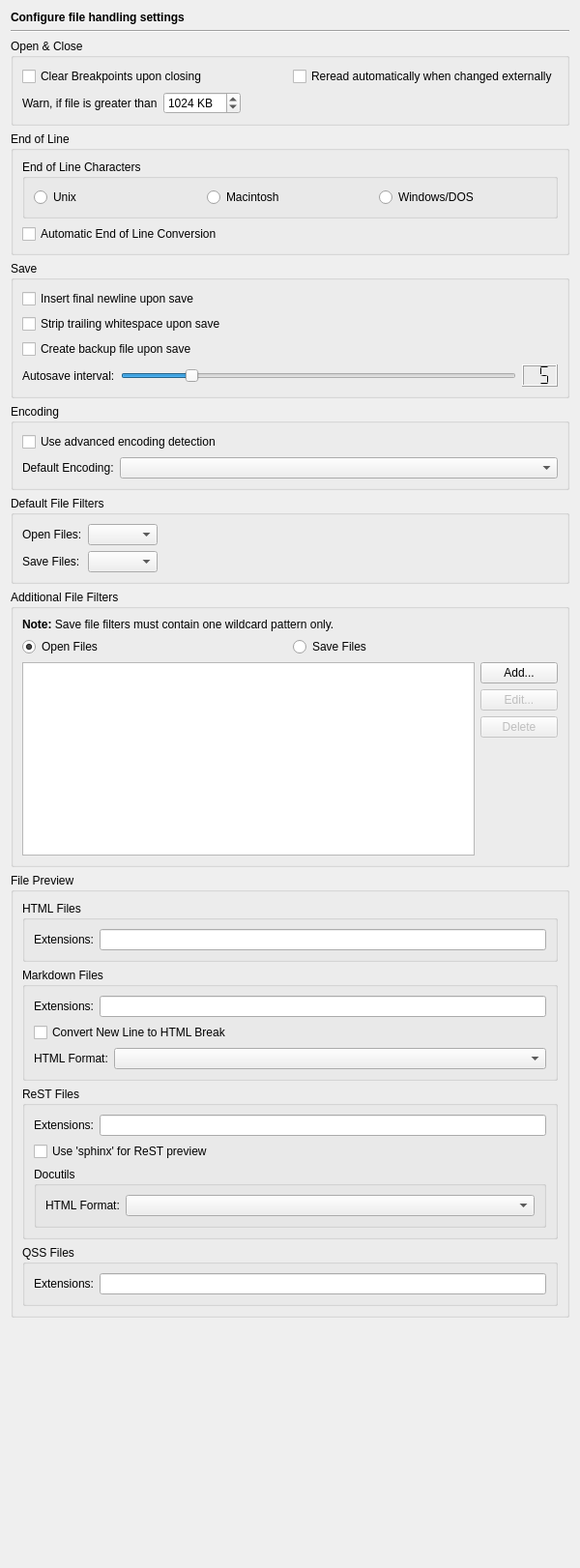
<?xml version="1.0" encoding="UTF-8"?>
<ui version="4.0">
 <class>EditorFilePage</class>
 <widget class="QWidget" name="EditorFilePage">
  <property name="geometry">
   <rect>
    <x>0</x>
    <y>0</y>
    <width>600</width>
    <height>1622</height>
   </rect>
  </property>
  <layout class="QVBoxLayout" name="verticalLayout_4">
   <item>
    <widget class="QLabel" name="headerLabel">
     <property name="text">
      <string>&lt;b&gt;Configure file handling settings&lt;/b&gt;</string>
     </property>
    </widget>
   </item>
   <item>
    <widget class="Line" name="line2">
     <property name="frameShape">
      <enum>QFrame::HLine</enum>
     </property>
     <property name="frameShadow">
      <enum>QFrame::Sunken</enum>
     </property>
     <property name="orientation">
      <enum>Qt::Horizontal</enum>
     </property>
    </widget>
   </item>
   <item>
    <widget class="QGroupBox" name="groupBox_3">
     <property name="title">
      <string>Open &amp;&amp; Close</string>
     </property>
     <layout class="QVBoxLayout">
      <item>
       <layout class="QHBoxLayout">
        <item>
         <widget class="QCheckBox" name="clearBreakpointsCheckBox">
          <property name="toolTip">
           <string>Select, whether breakpoint belonging to an editor should be cleared, when the editor is closed</string>
          </property>
          <property name="text">
           <string>Clear Breakpoints upon closing</string>
          </property>
         </widget>
        </item>
        <item>
         <widget class="QCheckBox" name="automaticReopenCheckBox">
          <property name="toolTip">
           <string>Select to reread the file automatically, if it was changed externally</string>
          </property>
          <property name="text">
           <string>Reread automatically when changed externally</string>
          </property>
         </widget>
        </item>
       </layout>
      </item>
      <item>
       <layout class="QHBoxLayout">
        <item>
         <widget class="QLabel" name="label">
          <property name="text">
           <string>Warn, if file is greater than</string>
          </property>
         </widget>
        </item>
        <item>
         <widget class="QSpinBox" name="warnFilesizeSpinBox">
          <property name="toolTip">
           <string>Enter the filesize, a warning dialog should be shown.</string>
          </property>
          <property name="suffix">
           <string> KB</string>
          </property>
          <property name="minimum">
           <number>1</number>
          </property>
          <property name="maximum">
           <number>16384</number>
          </property>
          <property name="singleStep">
           <number>16</number>
          </property>
          <property name="value">
           <number>1024</number>
          </property>
         </widget>
        </item>
        <item>
         <spacer>
          <property name="orientation">
           <enum>Qt::Horizontal</enum>
          </property>
          <property name="sizeHint" stdset="0">
           <size>
            <width>40</width>
            <height>20</height>
           </size>
          </property>
         </spacer>
        </item>
       </layout>
      </item>
     </layout>
    </widget>
   </item>
   <item>
    <widget class="QGroupBox" name="groupBox_5">
     <property name="title">
      <string>End of Line</string>
     </property>
     <layout class="QVBoxLayout" name="verticalLayout">
      <item>
       <widget class="QGroupBox" name="groupBox_8">
        <property name="title">
         <string>End of Line Characters</string>
        </property>
        <layout class="QHBoxLayout" name="_12">
         <item>
          <widget class="QRadioButton" name="lfRadioButton">
           <property name="toolTip">
            <string>Select Unix type end of line</string>
           </property>
           <property name="text">
            <string>Unix</string>
           </property>
          </widget>
         </item>
         <item>
          <widget class="QRadioButton" name="crRadioButton">
           <property name="toolTip">
            <string>Select Macintosh type end of line</string>
           </property>
           <property name="text">
            <string>Macintosh</string>
           </property>
          </widget>
         </item>
         <item>
          <widget class="QRadioButton" name="crlfRadioButton">
           <property name="toolTip">
            <string>Select Windows type end of line</string>
           </property>
           <property name="text">
            <string>Windows/DOS</string>
           </property>
          </widget>
         </item>
        </layout>
       </widget>
      </item>
      <item>
       <widget class="QCheckBox" name="automaticEolConversionCheckBox">
        <property name="toolTip">
         <string>Select whether the eol type should be converted upon opening the file.</string>
        </property>
        <property name="text">
         <string>Automatic End of Line Conversion</string>
        </property>
       </widget>
      </item>
     </layout>
    </widget>
   </item>
   <item>
    <widget class="QGroupBox" name="groupBox_4">
     <property name="title">
      <string>Save</string>
     </property>
     <layout class="QVBoxLayout" name="verticalLayout_3">
      <item>
       <widget class="QCheckBox" name="insertFinalNewlineCheckBox">
        <property name="toolTip">
         <string>Select to insert a final newline if none is there</string>
        </property>
        <property name="text">
         <string>Insert final newline upon save</string>
        </property>
       </widget>
      </item>
      <item>
       <widget class="QCheckBox" name="stripWhitespaceCheckBox">
        <property name="toolTip">
         <string>Select, whether trailing whitespace should be removed upon save</string>
        </property>
        <property name="text">
         <string>Strip trailing whitespace upon save</string>
        </property>
       </widget>
      </item>
      <item>
       <widget class="QCheckBox" name="createBackupFileCheckBox">
        <property name="toolTip">
         <string>Select, whether a backup file shall be generated upon save</string>
        </property>
        <property name="text">
         <string>Create backup file upon save</string>
        </property>
       </widget>
      </item>
      <item>
       <layout class="QHBoxLayout">
        <item>
         <widget class="QLabel" name="TextLabel13_3_3">
          <property name="text">
           <string>Autosave interval:</string>
          </property>
         </widget>
        </item>
        <item>
         <widget class="QSlider" name="autosaveSlider">
          <property name="toolTip">
           <string>Move to set the autosave interval in minutes (0 to disable)</string>
          </property>
          <property name="minimum">
           <number>0</number>
          </property>
          <property name="maximum">
           <number>30</number>
          </property>
          <property name="value">
           <number>5</number>
          </property>
          <property name="orientation">
           <enum>Qt::Horizontal</enum>
          </property>
          <property name="tickInterval">
           <number>1</number>
          </property>
         </widget>
        </item>
        <item>
         <widget class="QLCDNumber" name="autosaveLCD">
          <property name="toolTip">
           <string>Displays the selected autosave interval.</string>
          </property>
          <property name="digitCount">
           <number>2</number>
          </property>
          <property name="segmentStyle">
           <enum>QLCDNumber::Flat</enum>
          </property>
          <property name="value" stdset="0">
           <double>5.000000000000000</double>
          </property>
         </widget>
        </item>
       </layout>
      </item>
     </layout>
    </widget>
   </item>
   <item>
    <widget class="QGroupBox" name="groupBox">
     <property name="title">
      <string>Encoding</string>
     </property>
     <layout class="QGridLayout" name="gridLayout">
      <item row="0" column="0" colspan="2">
       <widget class="QCheckBox" name="advEncodingCheckBox">
        <property name="toolTip">
         <string>Select to use the advanced encoding detection </string>
        </property>
        <property name="whatsThis">
         <string>&lt;b&gt;Advanced encoding detection&lt;/b&gt;
&lt;p&gt;Select to use the advanced encoding detection based on the &amp;quot;universal character encoding detector&amp;quot; from &lt;a href=&quot;http://chardet.feedparser.org&quot;&gt;http://chardet.feedparser.org&lt;/a&gt;.&lt;/p&gt;</string>
        </property>
        <property name="text">
         <string>Use advanced encoding detection</string>
        </property>
       </widget>
      </item>
      <item row="1" column="0">
       <widget class="QLabel" name="label_4">
        <property name="text">
         <string>Default Encoding:</string>
        </property>
       </widget>
      </item>
      <item row="1" column="1">
       <widget class="QComboBox" name="defaultEncodingComboBox">
        <property name="sizePolicy">
         <sizepolicy hsizetype="Expanding" vsizetype="Fixed">
          <horstretch>0</horstretch>
          <verstretch>0</verstretch>
         </sizepolicy>
        </property>
        <property name="toolTip">
         <string>Select the string encoding to be used.</string>
        </property>
       </widget>
      </item>
     </layout>
    </widget>
   </item>
   <item>
    <widget class="QGroupBox" name="groupBox_2">
     <property name="title">
      <string>Default File Filters</string>
     </property>
     <layout class="QGridLayout">
      <item row="0" column="0">
       <widget class="QLabel" name="label_2">
        <property name="text">
         <string>Open Files:</string>
        </property>
       </widget>
      </item>
      <item row="0" column="1">
       <widget class="QComboBox" name="openFilesFilterComboBox"/>
      </item>
      <item row="0" column="2">
       <spacer>
        <property name="orientation">
         <enum>Qt::Horizontal</enum>
        </property>
        <property name="sizeHint" stdset="0">
         <size>
          <width>40</width>
          <height>20</height>
         </size>
        </property>
       </spacer>
      </item>
      <item row="1" column="0">
       <widget class="QLabel" name="label_3">
        <property name="text">
         <string>Save Files:</string>
        </property>
       </widget>
      </item>
      <item row="1" column="1">
       <widget class="QComboBox" name="saveFilesFilterComboBox"/>
      </item>
     </layout>
    </widget>
   </item>
   <item>
    <widget class="QGroupBox" name="groupBox_6">
     <property name="title">
      <string>Additional File Filters</string>
     </property>
     <layout class="QGridLayout" name="gridLayout_2">
      <item row="0" column="0" colspan="2">
       <widget class="QLabel" name="label_5">
        <property name="text">
         <string>&lt;b&gt;Note:&lt;/b&gt; Save file filters must contain one wildcard pattern only.</string>
        </property>
        <property name="wordWrap">
         <bool>true</bool>
        </property>
       </widget>
      </item>
      <item row="1" column="0" colspan="2">
       <layout class="QHBoxLayout" name="horizontalLayout">
        <item>
         <widget class="QRadioButton" name="openFiltersButton">
          <property name="toolTip">
           <string>Select to edit the open file filters</string>
          </property>
          <property name="text">
           <string>Open Files</string>
          </property>
          <property name="checked">
           <bool>true</bool>
          </property>
         </widget>
        </item>
        <item>
         <widget class="QRadioButton" name="savFiltersButton">
          <property name="toolTip">
           <string>Select to edit the save file filters</string>
          </property>
          <property name="text">
           <string>Save Files</string>
          </property>
         </widget>
        </item>
       </layout>
      </item>
      <item row="2" column="0" rowspan="4">
       <widget class="QListWidget" name="fileFiltersList">
        <property name="sizePolicy">
         <sizepolicy hsizetype="Expanding" vsizetype="Preferred">
          <horstretch>0</horstretch>
          <verstretch>0</verstretch>
         </sizepolicy>
        </property>
        <property name="minimumSize">
         <size>
          <width>0</width>
          <height>200</height>
         </size>
        </property>
        <property name="alternatingRowColors">
         <bool>true</bool>
        </property>
        <property name="sortingEnabled">
         <bool>true</bool>
        </property>
       </widget>
      </item>
      <item row="2" column="1">
       <widget class="QPushButton" name="addFileFilterButton">
        <property name="text">
         <string>Add...</string>
        </property>
       </widget>
      </item>
      <item row="3" column="1">
       <widget class="QPushButton" name="editFileFilterButton">
        <property name="enabled">
         <bool>false</bool>
        </property>
        <property name="text">
         <string>Edit...</string>
        </property>
       </widget>
      </item>
      <item row="4" column="1">
       <widget class="QPushButton" name="deleteFileFilterButton">
        <property name="enabled">
         <bool>false</bool>
        </property>
        <property name="text">
         <string>Delete</string>
        </property>
       </widget>
      </item>
      <item row="5" column="1">
       <spacer>
        <property name="orientation">
         <enum>Qt::Vertical</enum>
        </property>
        <property name="sizeHint" stdset="0">
         <size>
          <width>20</width>
          <height>40</height>
         </size>
        </property>
       </spacer>
      </item>
     </layout>
    </widget>
   </item>
   <item>
    <widget class="QGroupBox" name="groupBox_7">
     <property name="title">
      <string>File Preview</string>
     </property>
     <layout class="QVBoxLayout" name="verticalLayout_2">
      <item>
       <widget class="QGroupBox" name="groupBox_12">
        <property name="title">
         <string>HTML Files</string>
        </property>
        <layout class="QHBoxLayout" name="horizontalLayout_3">
         <item>
          <widget class="QLabel" name="label_12">
           <property name="text">
            <string>Extensions:</string>
           </property>
          </widget>
         </item>
         <item>
          <widget class="QLineEdit" name="previewHtmlExtensionsEdit">
           <property name="toolTip">
            <string>Enter the filename extensions of HTML files that may be previewed (separated by a space)</string>
           </property>
          </widget>
         </item>
        </layout>
       </widget>
      </item>
      <item>
       <widget class="QGroupBox" name="groupBox_11">
        <property name="title">
         <string>Markdown Files</string>
        </property>
        <layout class="QGridLayout" name="gridLayout_4">
         <item row="0" column="0">
          <widget class="QLabel" name="label_11">
           <property name="text">
            <string>Extensions:</string>
           </property>
          </widget>
         </item>
         <item row="0" column="1" colspan="2">
          <widget class="QLineEdit" name="previewMarkdownExtensionsEdit">
           <property name="toolTip">
            <string>Enter the filename extensions of Markdown files that may be previewed (separated by a space)</string>
           </property>
          </widget>
         </item>
         <item row="1" column="0" colspan="3">
          <widget class="QCheckBox" name="previewMarkdownNLtoBreakCheckBox">
           <property name="toolTip">
            <string>Select this to convert a new line character to an HTML &amp;lt;br/&amp;gt; tag.</string>
           </property>
           <property name="text">
            <string>Convert New Line to HTML Break</string>
           </property>
          </widget>
         </item>
         <item row="2" column="0" colspan="2">
          <widget class="QLabel" name="label_6">
           <property name="text">
            <string>HTML Format:</string>
           </property>
          </widget>
         </item>
         <item row="2" column="2">
          <widget class="QComboBox" name="previewMarkdownHTMLFormatComboBox">
           <property name="sizePolicy">
            <sizepolicy hsizetype="Expanding" vsizetype="Fixed">
             <horstretch>0</horstretch>
             <verstretch>0</verstretch>
            </sizepolicy>
           </property>
           <property name="toolTip">
            <string>Select the HTML format to be generated</string>
           </property>
          </widget>
         </item>
        </layout>
       </widget>
      </item>
      <item>
       <widget class="QGroupBox" name="groupBox_10">
        <property name="title">
         <string>ReST Files</string>
        </property>
        <layout class="QGridLayout" name="gridLayout_3">
         <item row="0" column="0">
          <widget class="QLabel" name="label_9">
           <property name="text">
            <string>Extensions:</string>
           </property>
          </widget>
         </item>
         <item row="0" column="1">
          <widget class="QLineEdit" name="previewRestExtensionsEdit">
           <property name="toolTip">
            <string>Enter the filename extensions of ReStructuredText files that may be previewed (separated by a space)</string>
           </property>
          </widget>
         </item>
         <item row="1" column="0" colspan="2">
          <widget class="QCheckBox" name="previewRestSphinxCheckBox">
           <property name="toolTip">
            <string>Select to use 'sphinx' to generate the ReST preview</string>
           </property>
           <property name="text">
            <string>Use 'sphinx' for ReST preview</string>
           </property>
          </widget>
         </item>
         <item row="2" column="0" colspan="2">
          <widget class="QGroupBox" name="groupBox_13">
           <property name="title">
            <string>Docutils</string>
           </property>
           <layout class="QHBoxLayout" name="horizontalLayout_4">
            <item>
             <widget class="QLabel" name="label_7">
              <property name="text">
               <string>HTML Format:</string>
              </property>
             </widget>
            </item>
            <item>
             <widget class="QComboBox" name="previewRestDocutilsHTMLFormatComboBox">
              <property name="sizePolicy">
               <sizepolicy hsizetype="Expanding" vsizetype="Fixed">
                <horstretch>0</horstretch>
                <verstretch>0</verstretch>
               </sizepolicy>
              </property>
              <property name="toolTip">
               <string>Select the HTML format to be generated</string>
              </property>
             </widget>
            </item>
           </layout>
          </widget>
         </item>
        </layout>
       </widget>
      </item>
      <item>
       <widget class="QGroupBox" name="groupBox_9">
        <property name="title">
         <string>QSS Files</string>
        </property>
        <layout class="QHBoxLayout" name="horizontalLayout_2">
         <item>
          <widget class="QLabel" name="label_10">
           <property name="text">
            <string>Extensions:</string>
           </property>
          </widget>
         </item>
         <item>
          <widget class="QLineEdit" name="previewQssExtensionsEdit">
           <property name="toolTip">
            <string>Enter the filename extensions of Qt Stylesheet files that may be previewed (separated by a space)</string>
           </property>
          </widget>
         </item>
        </layout>
       </widget>
      </item>
     </layout>
    </widget>
   </item>
   <item>
    <spacer>
     <property name="orientation">
      <enum>Qt::Vertical</enum>
     </property>
     <property name="sizeHint" stdset="0">
      <size>
       <width>435</width>
       <height>20</height>
      </size>
     </property>
    </spacer>
   </item>
  </layout>
 </widget>
 <tabstops>
  <tabstop>clearBreakpointsCheckBox</tabstop>
  <tabstop>automaticReopenCheckBox</tabstop>
  <tabstop>warnFilesizeSpinBox</tabstop>
  <tabstop>lfRadioButton</tabstop>
  <tabstop>crRadioButton</tabstop>
  <tabstop>crlfRadioButton</tabstop>
  <tabstop>automaticEolConversionCheckBox</tabstop>
  <tabstop>insertFinalNewlineCheckBox</tabstop>
  <tabstop>stripWhitespaceCheckBox</tabstop>
  <tabstop>createBackupFileCheckBox</tabstop>
  <tabstop>autosaveSlider</tabstop>
  <tabstop>advEncodingCheckBox</tabstop>
  <tabstop>defaultEncodingComboBox</tabstop>
  <tabstop>openFilesFilterComboBox</tabstop>
  <tabstop>saveFilesFilterComboBox</tabstop>
  <tabstop>openFiltersButton</tabstop>
  <tabstop>savFiltersButton</tabstop>
  <tabstop>fileFiltersList</tabstop>
  <tabstop>addFileFilterButton</tabstop>
  <tabstop>editFileFilterButton</tabstop>
  <tabstop>deleteFileFilterButton</tabstop>
  <tabstop>previewHtmlExtensionsEdit</tabstop>
  <tabstop>previewMarkdownExtensionsEdit</tabstop>
  <tabstop>previewMarkdownNLtoBreakCheckBox</tabstop>
  <tabstop>previewMarkdownHTMLFormatComboBox</tabstop>
  <tabstop>previewRestExtensionsEdit</tabstop>
  <tabstop>previewRestSphinxCheckBox</tabstop>
  <tabstop>previewRestDocutilsHTMLFormatComboBox</tabstop>
  <tabstop>previewQssExtensionsEdit</tabstop>
 </tabstops>
 <resources/>
 <connections>
  <connection>
   <sender>autosaveSlider</sender>
   <signal>valueChanged(int)</signal>
   <receiver>autosaveLCD</receiver>
   <slot>display(int)</slot>
   <hints>
    <hint type="sourcelabel">
     <x>272</x>
     <y>58</y>
    </hint>
    <hint type="destinationlabel">
     <x>420</x>
     <y>55</y>
    </hint>
   </hints>
  </connection>
 </connections>
</ui>
